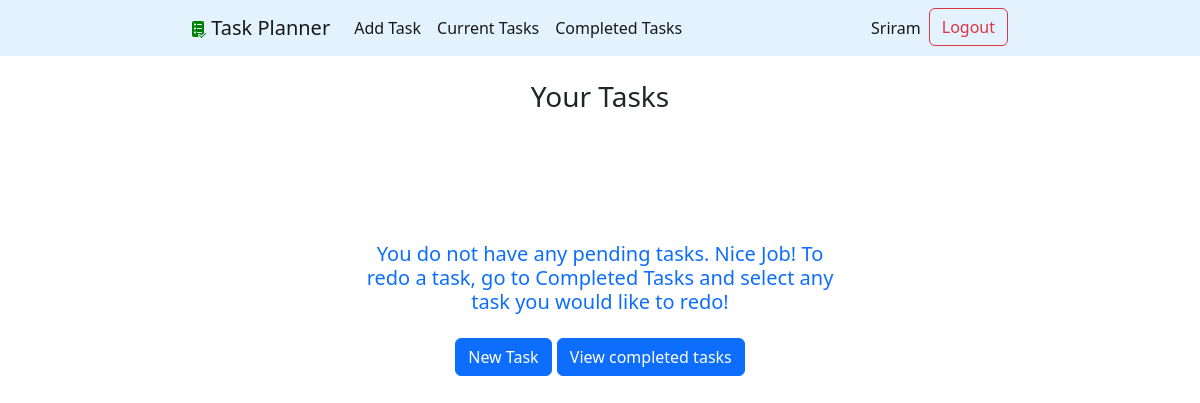
The app's page / (signed in), older data.
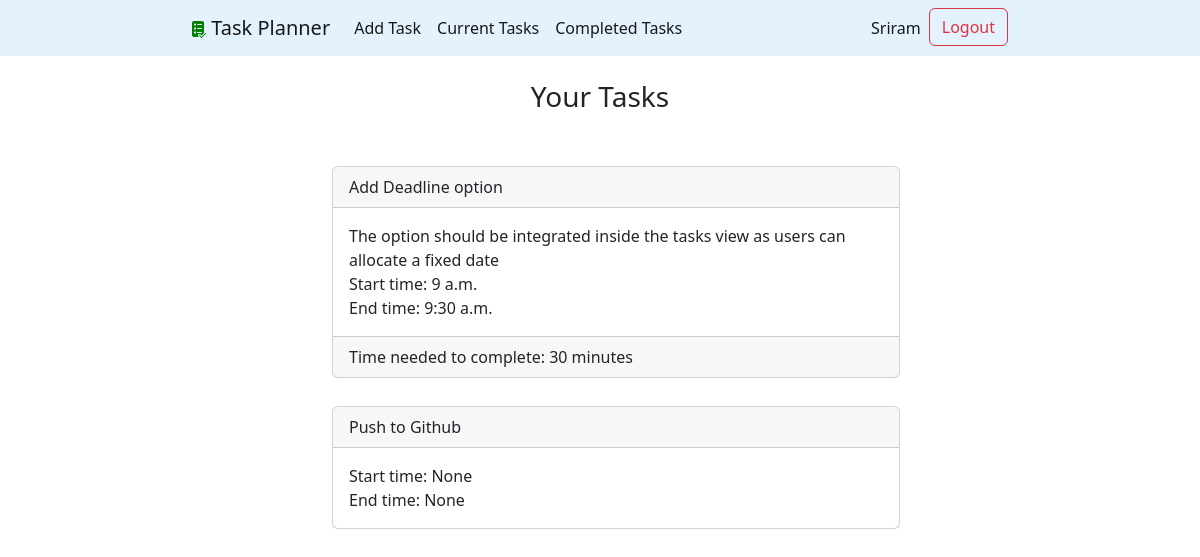
The same page, newer data.
### taskplanner/models.py (models this page shows, shortened)
class Task(models.Model):
    title = models.CharField(max_length=100)
    description = models.TextField(blank=True)
    created = models.DateField(auto_now_add=True)
    start_time = models.CharField(max_length=100,null=True,blank=True)
    end_time = models.CharField(max_length=100,null=True,blank=True)
    time_req = models.CharField(max_length=100,null=True,blank=True)
    completed = models.BooleanField(null=True,blank=True)
    completed_date = models.DateTimeField(null=True,blank=True)
    user = models.ForeignKey(User, on_delete=models.CASCADE)

### taskplanner/views.py (the view)
# urls.py: 2. Add a URL to urlpatterns:  path('', views.home, name='home')
def home(request):
    try:
        tasks = Task.objects.filter(user = request.user, completed_date__isnull=True).order_by('-created')
        return render(request, 'taskplanner/home.html', {'tasks':tasks})
    except TypeError:
        return render(request, 'taskplanner/home.html')

### taskplanner/templates/taskplanner/home.html (shortened to what this page needs)
{% extends 'taskplanner/base.html'%}
{% block content %}
    {% if not user.is_authenticated %}
    <br>
    <div class="text-center landing">
        <h3>Welcome to Task Planner!</h3>
        <p>
            Here you can manage your tasks and keep track of what has been and what is remaining very easily!
            You can customise your tasks, delete them, and even redo them if it comes up again!
        </p>
        <div>
            <button class="btn btn-outline-primary"><a class="nav-link active" aria-current="page" href="{% url 'signupuser' %}">Sign up here!</a></button>
            <button class="btn btn-outline-primary"><a class="nav-link active" aria-current="page" href="{% url 'loginuser' %}">Login here!</a></button>
        </div>
    </div>
    {% else %}
    <br>
    <h3>Your Tasks</h3>
    {% if tasks.count == 0 %}
        <h5 class="text-center text-primary landing">
            You do not have any pending tasks. Nice Job!
            To redo a task, go to Completed Tasks and select any task you would like to redo!
            <br>
            <br>
            <button class="btn btn-primary">
            <a class="nav-link active" aria-current="page" href="{% url 'addtask' %}">New Task</a>
            </button>
            <button class="btn btn-primary">
            <a class="nav-link active" aria-current="page" href="{% url 'viewcompletedtasks' %}">View completed tasks</a>
            </button>
        </h5>
    {% endif %}
    <ul class="tasks">
        {% for task in tasks %}
        <li><div class="card">
            <div class="card-header">{{task.title}}</div>
            <div class="card-body">
            {% if task.description %}
                {{task.description}}
            {% endif %}
            <div class="start_time">
                Start time: {{task.start_time}}
            </div>
            <div class="end_time">
                End time: {{task.end_time}}
            </div>
            </div>
            {% if task.time_req %}
            <div class="card-footer">
                Time needed to complete: {{task.time_req}}
            </div>
            {% endif %}
        </div></li>
        {% endfor %}
    </ul>
    {% endif %}
{% endblock %}

Row changes from the older to the newer data that the page shows:
added Task: title "Add Deadline option", description "The option should be integrated inside the tasks view as users can allocate a fixed date", start_time "9 a.m.", end_time "9:30 a.m.", time_req "30 minutes"
added Task: title "Push to Github", start_time "None", end_time "None"
Text that changed along with them:
text no longer shown: "You do not have any pending tasks. Nice Job! To redo a task, go to Completed Tasks and select any task you would like to redo! New Task View completed tasks"
